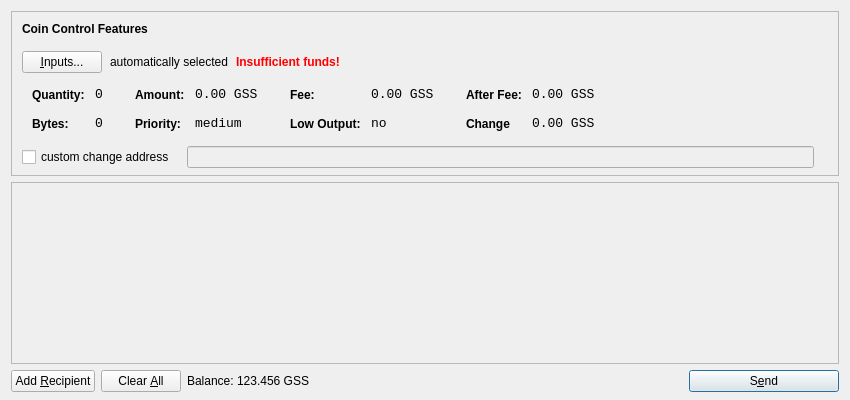
<?xml version="1.0" encoding="UTF-8"?>
<ui version="4.0">
 <class>SendCoinsDialog</class>
 <widget class="QDialog" name="SendCoinsDialog">
  <property name="geometry">
   <rect>
    <x>0</x>
    <y>0</y>
    <width>850</width>
    <height>400</height>
   </rect>
  </property>
  <property name="windowTitle">
   <string>Send Coins</string>
  </property>
  <layout class="QVBoxLayout" name="verticalLayout" stretch="0,1,0">
   <property name="bottomMargin">
    <number>8</number>
   </property>
   <item>
    <widget class="QFrame" name="frameCoinControl">
     <property name="sizePolicy">
      <sizepolicy hsizetype="Expanding" vsizetype="Expanding">
       <horstretch>0</horstretch>
       <verstretch>0</verstretch>
      </sizepolicy>
     </property>
     <property name="maximumSize">
      <size>
       <width>16777215</width>
       <height>16777215</height>
      </size>
     </property>
     <property name="frameShape">
      <enum>QFrame::StyledPanel</enum>
     </property>
     <property name="frameShadow">
      <enum>QFrame::Sunken</enum>
     </property>
     <layout class="QVBoxLayout" name="verticalLayoutCoinControl2">
      <property name="spacing">
       <number>6</number>
      </property>
      <property name="leftMargin">
       <number>0</number>
      </property>
      <property name="topMargin">
       <number>0</number>
      </property>
      <property name="rightMargin">
       <number>0</number>
      </property>
      <property name="bottomMargin">
       <number>6</number>
      </property>
      <item>
       <layout class="QVBoxLayout" name="verticalLayoutCoinControl" stretch="0,0,0,0,1">
        <property name="spacing">
         <number>0</number>
        </property>
        <property name="leftMargin">
         <number>10</number>
        </property>
        <property name="topMargin">
         <number>10</number>
        </property>
        <item>
         <layout class="QHBoxLayout" name="horizontalLayoutCoinControl1">
          <property name="bottomMargin">
           <number>15</number>
          </property>
          <item>
           <widget class="QLabel" name="labelCoinControlFeatures">
            <property name="sizePolicy">
             <sizepolicy hsizetype="Preferred" vsizetype="Maximum">
              <horstretch>0</horstretch>
              <verstretch>0</verstretch>
             </sizepolicy>
            </property>
            <property name="font">
             <font>
              <weight>75</weight>
              <bold>true</bold>
             </font>
            </property>
            <property name="styleSheet">
             <string notr="true">font-weight:bold;</string>
            </property>
            <property name="text">
             <string>Coin Control Features</string>
            </property>
           </widget>
          </item>
         </layout>
        </item>
        <item>
         <layout class="QHBoxLayout" name="horizontalLayoutCoinControl2" stretch="0,0,0,0">
          <property name="spacing">
           <number>8</number>
          </property>
          <property name="bottomMargin">
           <number>10</number>
          </property>
          <item>
           <widget class="QPushButton" name="pushButtonCoinControl">
            <property name="styleSheet">
             <string notr="true"/>
            </property>
            <property name="text">
             <string>&amp;Inputs...</string>
            </property>
           </widget>
          </item>
          <item>
           <widget class="QLabel" name="labelCoinControlAutomaticallySelected">
            <property name="text">
             <string>automatically selected</string>
            </property>
            <property name="margin">
             <number>5</number>
            </property>
           </widget>
          </item>
          <item>
           <widget class="QLabel" name="labelCoinControlInsuffFunds">
            <property name="font">
             <font>
              <weight>75</weight>
              <bold>true</bold>
             </font>
            </property>
            <property name="styleSheet">
             <string notr="true">color:red;font-weight:bold;</string>
            </property>
            <property name="text">
             <string>Insufficient funds!</string>
            </property>
            <property name="margin">
             <number>5</number>
            </property>
           </widget>
          </item>
          <item>
           <spacer name="horizontalSpacerCoinControl">
            <property name="orientation">
             <enum>Qt::Horizontal</enum>
            </property>
            <property name="sizeHint" stdset="0">
             <size>
              <width>40</width>
              <height>1</height>
             </size>
            </property>
           </spacer>
          </item>
         </layout>
        </item>
        <item>
         <widget class="QWidget" name="widgetCoinControl" native="true">
          <property name="sizePolicy">
           <sizepolicy hsizetype="Preferred" vsizetype="Preferred">
            <horstretch>0</horstretch>
            <verstretch>0</verstretch>
           </sizepolicy>
          </property>
          <property name="minimumSize">
           <size>
            <width>0</width>
            <height>0</height>
           </size>
          </property>
          <property name="styleSheet">
           <string notr="true"/>
          </property>
          <layout class="QHBoxLayout" name="horizontalLayoutCoinControl5">
           <property name="leftMargin">
            <number>0</number>
           </property>
           <property name="topMargin">
            <number>0</number>
           </property>
           <property name="rightMargin">
            <number>0</number>
           </property>
           <property name="bottomMargin">
            <number>0</number>
           </property>
           <item>
            <layout class="QHBoxLayout" name="horizontalLayoutCoinControl3" stretch="0,0,0,1">
             <property name="spacing">
              <number>20</number>
             </property>
             <property name="topMargin">
              <number>0</number>
             </property>
             <property name="bottomMargin">
              <number>10</number>
             </property>
             <item>
              <layout class="QFormLayout" name="formLayoutCoinControl1">
               <property name="horizontalSpacing">
                <number>10</number>
               </property>
               <property name="verticalSpacing">
                <number>14</number>
               </property>
               <property name="leftMargin">
                <number>10</number>
               </property>
               <property name="topMargin">
                <number>4</number>
               </property>
               <property name="rightMargin">
                <number>6</number>
               </property>
               <item row="0" column="0">
                <widget class="QLabel" name="labelCoinControlQuantityText">
                 <property name="styleSheet">
                  <string notr="true">font-weight:bold;</string>
                 </property>
                 <property name="text">
                  <string>Quantity:</string>
                 </property>
                 <property name="margin">
                  <number>0</number>
                 </property>
                </widget>
               </item>
               <item row="0" column="1">
                <widget class="QLabel" name="labelCoinControlQuantity">
                 <property name="font">
                  <font>
                   <family>Monospace</family>
                   <pointsize>10</pointsize>
                  </font>
                 </property>
                 <property name="cursor">
                  <cursorShape>IBeamCursor</cursorShape>
                 </property>
                 <property name="contextMenuPolicy">
                  <enum>Qt::ActionsContextMenu</enum>
                 </property>
                 <property name="text">
                  <string>0</string>
                 </property>
                 <property name="margin">
                  <number>0</number>
                 </property>
                 <property name="textInteractionFlags">
                  <set>Qt::LinksAccessibleByMouse|Qt::TextSelectableByKeyboard|Qt::TextSelectableByMouse</set>
                 </property>
                </widget>
               </item>
               <item row="1" column="0">
                <widget class="QLabel" name="labelCoinControlBytesText">
                 <property name="styleSheet">
                  <string notr="true">font-weight:bold;</string>
                 </property>
                 <property name="text">
                  <string>Bytes:</string>
                 </property>
                </widget>
               </item>
               <item row="1" column="1">
                <widget class="QLabel" name="labelCoinControlBytes">
                 <property name="font">
                  <font>
                   <family>Monospace</family>
                   <pointsize>10</pointsize>
                  </font>
                 </property>
                 <property name="cursor">
                  <cursorShape>IBeamCursor</cursorShape>
                 </property>
                 <property name="contextMenuPolicy">
                  <enum>Qt::ActionsContextMenu</enum>
                 </property>
                 <property name="text">
                  <string>0</string>
                 </property>
                 <property name="textInteractionFlags">
                  <set>Qt::LinksAccessibleByMouse|Qt::TextSelectableByKeyboard|Qt::TextSelectableByMouse</set>
                 </property>
                </widget>
               </item>
              </layout>
             </item>
             <item>
              <layout class="QFormLayout" name="formLayoutCoinControl2">
               <property name="horizontalSpacing">
                <number>10</number>
               </property>
               <property name="verticalSpacing">
                <number>14</number>
               </property>
               <property name="leftMargin">
                <number>6</number>
               </property>
               <property name="topMargin">
                <number>4</number>
               </property>
               <property name="rightMargin">
                <number>6</number>
               </property>
               <item row="0" column="0">
                <widget class="QLabel" name="labelCoinControlAmountText">
                 <property name="styleSheet">
                  <string notr="true">font-weight:bold;</string>
                 </property>
                 <property name="text">
                  <string>Amount:</string>
                 </property>
                 <property name="margin">
                  <number>0</number>
                 </property>
                </widget>
               </item>
               <item row="0" column="1">
                <widget class="QLabel" name="labelCoinControlAmount">
                 <property name="font">
                  <font>
                   <family>Monospace</family>
                   <pointsize>10</pointsize>
                  </font>
                 </property>
                 <property name="cursor">
                  <cursorShape>IBeamCursor</cursorShape>
                 </property>
                 <property name="contextMenuPolicy">
                  <enum>Qt::ActionsContextMenu</enum>
                 </property>
                 <property name="text">
                  <string>0.00 GSS</string>
                 </property>
                 <property name="textInteractionFlags">
                  <set>Qt::LinksAccessibleByMouse|Qt::TextSelectableByKeyboard|Qt::TextSelectableByMouse</set>
                 </property>
                </widget>
               </item>
               <item row="1" column="0">
                <widget class="QLabel" name="labelCoinControlPriorityText">
                 <property name="styleSheet">
                  <string notr="true">font-weight:bold;</string>
                 </property>
                 <property name="text">
                  <string>Priority:</string>
                 </property>
                </widget>
               </item>
               <item row="1" column="1">
                <widget class="QLabel" name="labelCoinControlPriority">
                 <property name="font">
                  <font>
                   <family>Monospace</family>
                   <pointsize>10</pointsize>
                  </font>
                 </property>
                 <property name="cursor">
                  <cursorShape>IBeamCursor</cursorShape>
                 </property>
                 <property name="contextMenuPolicy">
                  <enum>Qt::ActionsContextMenu</enum>
                 </property>
                 <property name="text">
                  <string>medium</string>
                 </property>
                 <property name="textInteractionFlags">
                  <set>Qt::LinksAccessibleByMouse|Qt::TextSelectableByKeyboard|Qt::TextSelectableByMouse</set>
                 </property>
                </widget>
               </item>
              </layout>
             </item>
             <item>
              <layout class="QFormLayout" name="formLayoutCoinControl3">
               <property name="horizontalSpacing">
                <number>10</number>
               </property>
               <property name="verticalSpacing">
                <number>14</number>
               </property>
               <property name="leftMargin">
                <number>6</number>
               </property>
               <property name="topMargin">
                <number>4</number>
               </property>
               <property name="rightMargin">
                <number>6</number>
               </property>
               <item row="0" column="0">
                <widget class="QLabel" name="labelCoinControlFeeText">
                 <property name="styleSheet">
                  <string notr="true">font-weight:bold;</string>
                 </property>
                 <property name="text">
                  <string>Fee:</string>
                 </property>
                 <property name="margin">
                  <number>0</number>
                 </property>
                </widget>
               </item>
               <item row="0" column="1">
                <widget class="QLabel" name="labelCoinControlFee">
                 <property name="font">
                  <font>
                   <family>Monospace</family>
                   <pointsize>10</pointsize>
                  </font>
                 </property>
                 <property name="cursor">
                  <cursorShape>IBeamCursor</cursorShape>
                 </property>
                 <property name="contextMenuPolicy">
                  <enum>Qt::ActionsContextMenu</enum>
                 </property>
                 <property name="text">
                  <string>0.00 GSS</string>
                 </property>
                 <property name="textInteractionFlags">
                  <set>Qt::LinksAccessibleByMouse|Qt::TextSelectableByKeyboard|Qt::TextSelectableByMouse</set>
                 </property>
                </widget>
               </item>
               <item row="1" column="0">
                <widget class="QLabel" name="labelCoinControlLowOutputText">
                 <property name="styleSheet">
                  <string notr="true">font-weight:bold;</string>
                 </property>
                 <property name="text">
                  <string>Low Output:</string>
                 </property>
                </widget>
               </item>
               <item row="1" column="1">
                <widget class="QLabel" name="labelCoinControlLowOutput">
                 <property name="font">
                  <font>
                   <family>Monospace</family>
                   <pointsize>10</pointsize>
                  </font>
                 </property>
                 <property name="cursor">
                  <cursorShape>IBeamCursor</cursorShape>
                 </property>
                 <property name="contextMenuPolicy">
                  <enum>Qt::ActionsContextMenu</enum>
                 </property>
                 <property name="text">
                  <string>no</string>
                 </property>
                 <property name="textInteractionFlags">
                  <set>Qt::LinksAccessibleByMouse|Qt::TextSelectableByKeyboard|Qt::TextSelectableByMouse</set>
                 </property>
                </widget>
               </item>
              </layout>
             </item>
             <item>
              <layout class="QFormLayout" name="formLayoutCoinControl4">
               <property name="horizontalSpacing">
                <number>10</number>
               </property>
               <property name="verticalSpacing">
                <number>14</number>
               </property>
               <property name="leftMargin">
                <number>6</number>
               </property>
               <property name="topMargin">
                <number>4</number>
               </property>
               <property name="rightMargin">
                <number>6</number>
               </property>
               <item row="0" column="0">
                <widget class="QLabel" name="labelCoinControlAfterFeeText">
                 <property name="styleSheet">
                  <string notr="true">font-weight:bold;</string>
                 </property>
                 <property name="text">
                  <string>After Fee:</string>
                 </property>
                 <property name="margin">
                  <number>0</number>
                 </property>
                </widget>
               </item>
               <item row="0" column="1">
                <widget class="QLabel" name="labelCoinControlAfterFee">
                 <property name="font">
                  <font>
                   <family>Monospace</family>
                   <pointsize>10</pointsize>
                  </font>
                 </property>
                 <property name="cursor">
                  <cursorShape>IBeamCursor</cursorShape>
                 </property>
                 <property name="contextMenuPolicy">
                  <enum>Qt::ActionsContextMenu</enum>
                 </property>
                 <property name="text">
                  <string>0.00 GSS</string>
                 </property>
                 <property name="textInteractionFlags">
                  <set>Qt::LinksAccessibleByMouse|Qt::TextSelectableByKeyboard|Qt::TextSelectableByMouse</set>
                 </property>
                </widget>
               </item>
               <item row="1" column="0">
                <widget class="QLabel" name="labelCoinControlChangeText">
                 <property name="styleSheet">
                  <string notr="true">font-weight:bold;</string>
                 </property>
                 <property name="text">
                  <string>Change</string>
                 </property>
                </widget>
               </item>
               <item row="1" column="1">
                <widget class="QLabel" name="labelCoinControlChange">
                 <property name="font">
                  <font>
                   <family>Monospace</family>
                   <pointsize>10</pointsize>
                  </font>
                 </property>
                 <property name="cursor">
                  <cursorShape>IBeamCursor</cursorShape>
                 </property>
                 <property name="contextMenuPolicy">
                  <enum>Qt::ActionsContextMenu</enum>
                 </property>
                 <property name="text">
                  <string>0.00 GSS</string>
                 </property>
                 <property name="textInteractionFlags">
                  <set>Qt::LinksAccessibleByMouse|Qt::TextSelectableByKeyboard|Qt::TextSelectableByMouse</set>
                 </property>
                </widget>
               </item>
              </layout>
             </item>
            </layout>
           </item>
          </layout>
         </widget>
        </item>
        <item>
         <layout class="QHBoxLayout" name="horizontalLayoutCoinControl4" stretch="0,0,0">
          <property name="spacing">
           <number>12</number>
          </property>
          <property name="sizeConstraint">
           <enum>QLayout::SetDefaultConstraint</enum>
          </property>
          <property name="topMargin">
           <number>5</number>
          </property>
          <property name="rightMargin">
           <number>5</number>
          </property>
          <item>
           <widget class="QCheckBox" name="checkBoxCoinControlChange">
            <property name="text">
             <string>custom change address</string>
            </property>
           </widget>
          </item>
          <item>
           <widget class="QLineEdit" name="lineEditCoinControlChange">
            <property name="enabled">
             <bool>false</bool>
            </property>
            <property name="sizePolicy">
             <sizepolicy hsizetype="Expanding" vsizetype="Fixed">
              <horstretch>0</horstretch>
              <verstretch>0</verstretch>
             </sizepolicy>
            </property>
           </widget>
          </item>
          <item>
           <widget class="QLabel" name="labelCoinControlChangeLabel">
            <property name="sizePolicy">
             <sizepolicy hsizetype="Preferred" vsizetype="Expanding">
              <horstretch>0</horstretch>
              <verstretch>0</verstretch>
             </sizepolicy>
            </property>
            <property name="minimumSize">
             <size>
              <width>0</width>
              <height>0</height>
             </size>
            </property>
            <property name="text">
             <string/>
            </property>
            <property name="margin">
             <number>3</number>
            </property>
           </widget>
          </item>
         </layout>
        </item>
        <item>
         <spacer name="verticalSpacerCoinControl">
          <property name="orientation">
           <enum>Qt::Vertical</enum>
          </property>
          <property name="sizeHint" stdset="0">
           <size>
            <width>800</width>
            <height>1</height>
           </size>
          </property>
         </spacer>
        </item>
       </layout>
      </item>
     </layout>
    </widget>
   </item>
   <item>
    <widget class="QScrollArea" name="scrollArea">
     <property name="widgetResizable">
      <bool>true</bool>
     </property>
     <widget class="QWidget" name="scrollAreaWidgetContents">
      <property name="geometry">
       <rect>
        <x>0</x>
        <y>0</y>
        <width>830</width>
        <height>173</height>
       </rect>
      </property>
      <layout class="QVBoxLayout" name="verticalLayout_2">
       <property name="leftMargin">
        <number>0</number>
       </property>
       <property name="topMargin">
        <number>0</number>
       </property>
       <property name="rightMargin">
        <number>0</number>
       </property>
       <property name="bottomMargin">
        <number>0</number>
       </property>
       <item>
        <layout class="QVBoxLayout" name="entries">
         <property name="spacing">
          <number>6</number>
         </property>
        </layout>
       </item>
       <item>
        <spacer name="verticalSpacer">
         <property name="orientation">
          <enum>Qt::Vertical</enum>
         </property>
         <property name="sizeHint" stdset="0">
          <size>
           <width>20</width>
           <height>40</height>
          </size>
         </property>
        </spacer>
       </item>
      </layout>
     </widget>
    </widget>
   </item>
   <item>
    <layout class="QHBoxLayout" name="horizontalLayout">
     <item>
      <widget class="QPushButton" name="addButton">
       <property name="toolTip">
        <string>Send to multiple recipients at once</string>
       </property>
       <property name="text">
        <string>Add &amp;Recipient</string>
       </property>
       <property name="icon">
        <iconset resource="../bitcoin.qrc">
         <normaloff>:/icons/add</normaloff>:/icons/add</iconset>
       </property>
       <property name="autoDefault">
        <bool>false</bool>
       </property>
      </widget>
     </item>
     <item>
      <widget class="QPushButton" name="clearButton">
       <property name="sizePolicy">
        <sizepolicy hsizetype="Minimum" vsizetype="Fixed">
         <horstretch>0</horstretch>
         <verstretch>0</verstretch>
        </sizepolicy>
       </property>
       <property name="toolTip">
        <string>Remove all transaction fields</string>
       </property>
       <property name="text">
        <string>Clear &amp;All</string>
       </property>
       <property name="icon">
        <iconset resource="../bitcoin.qrc">
         <normaloff>:/icons/remove</normaloff>:/icons/remove</iconset>
       </property>
       <property name="autoRepeatDelay">
        <number>300</number>
       </property>
       <property name="autoDefault">
        <bool>false</bool>
       </property>
      </widget>
     </item>
     <item>
      <layout class="QHBoxLayout" name="horizontalLayout_2">
       <property name="spacing">
        <number>3</number>
       </property>
       <item>
        <widget class="QLabel" name="label">
         <property name="text">
          <string>Balance:</string>
         </property>
        </widget>
       </item>
       <item>
        <widget class="QLabel" name="labelBalance">
         <property name="cursor">
          <cursorShape>IBeamCursor</cursorShape>
         </property>
         <property name="text">
          <string>123.456 GSS</string>
         </property>
         <property name="textInteractionFlags">
          <set>Qt::LinksAccessibleByMouse|Qt::TextSelectableByKeyboard|Qt::TextSelectableByMouse</set>
         </property>
        </widget>
       </item>
      </layout>
     </item>
     <item>
      <spacer name="horizontalSpacer">
       <property name="orientation">
        <enum>Qt::Horizontal</enum>
       </property>
       <property name="sizeHint" stdset="0">
        <size>
         <width>40</width>
         <height>20</height>
        </size>
       </property>
      </spacer>
     </item>
     <item>
      <widget class="QPushButton" name="sendButton">
       <property name="minimumSize">
        <size>
         <width>150</width>
         <height>0</height>
        </size>
       </property>
       <property name="toolTip">
        <string>Confirm the send action</string>
       </property>
       <property name="text">
        <string>S&amp;end</string>
       </property>
       <property name="icon">
        <iconset resource="../bitcoin.qrc">
         <normaloff>:/icons/send</normaloff>:/icons/send</iconset>
       </property>
       <property name="default">
        <bool>true</bool>
       </property>
      </widget>
     </item>
    </layout>
   </item>
  </layout>
 </widget>
 <resources>
  <include location="../bitcoin.qrc"/>
 </resources>
 <connections/>
</ui>
